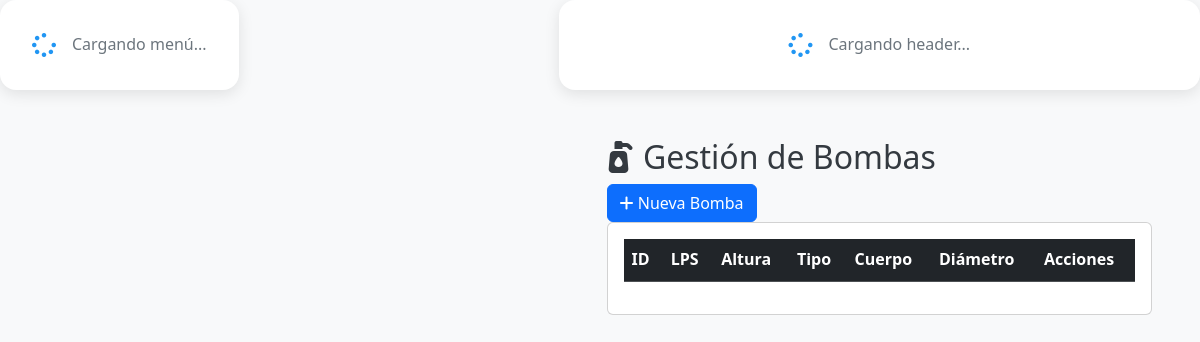
Page /views/bombas.php (signed in) on the earlier database version.
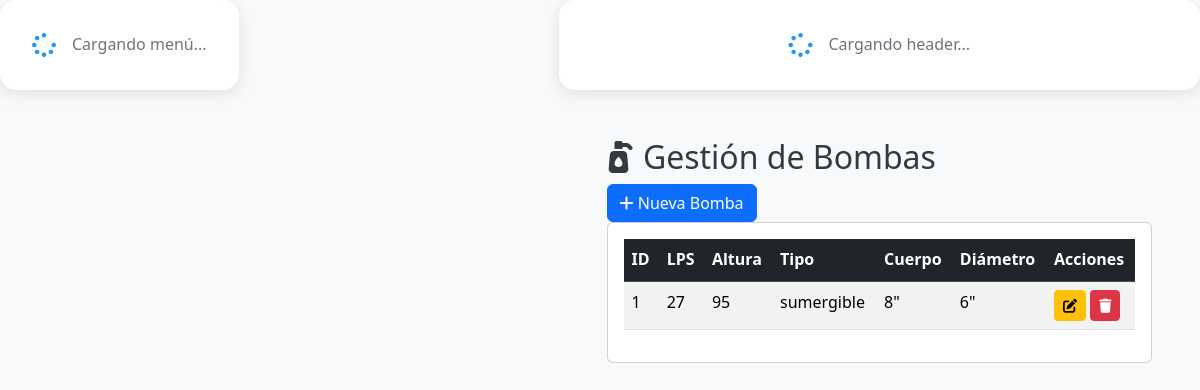
Same page on the later database version.
### tables this page shows
CREATE TABLE `bombas` (
  `id` bigint unsigned NOT NULL AUTO_INCREMENT,
  `lps` varchar(100) DEFAULT NULL,
  `altura` varchar(100) DEFAULT NULL,
  `tipo` varchar(100) DEFAULT NULL,
  `cuerpo` varchar(100) DEFAULT NULL,
  `diametro` varchar(100) DEFAULT NULL,
  PRIMARY KEY (`id`)
);

### views/bombas.php (the view, shortened to what this page needs)
<?php
require_once __DIR__ . '/../conexion.php';
$bombas = [];
$result = $conn->query("SELECT * FROM bombas ORDER BY id DESC");
if ($result) {
    while ($row = $result->fetch_assoc()) {
        $bombas[] = $row;
    }
}
?>
<!DOCTYPE html>
<html lang="es">
<head>
    <link href="https://cdn.jsdelivr.net/npm/bootstrap@5.3.2/dist/css/bootstrap.min.css" rel="stylesheet">
    <link href="https://cdnjs.cloudflare.com/ajax/libs/font-awesome/6.4.0/css/all.min.css" rel="stylesheet">
    <link href="../assets/css/dashboard.css" rel="stylesheet">
</head>
<body>
    <div class="dashboard-container">
        <div id="sidebarContainer">
            <div class="loading-component">
                <i class="fas fa-spinner fa-spin"></i>
                <span>Cargando menú...</span>
            </div>
        </div>
        <main class="main-content">
            <div id="headerContainer">
                <div class="loading-component">
                    <i class="fas fa-spinner fa-spin"></i>
                    <span>Cargando header...</span>
                </div>
            </div>
            <div class="content-area" id="contentArea">
                <div class="page-header">
                    <h2><i class="fas fa-pump-soap"></i> Gestión de Bombas</h2>
                    <button class="btn btn-primary" data-bs-toggle="modal" data-bs-target="#bombaModal" onclick="clearForm()">
                        <i class="fas fa-plus"></i> Nueva Bomba
                    </button>
                </div>
                <div class="card">
                    <div class="card-body">
                        <div class="table-responsive">
                            <table class="table table-striped table-hover">
                                <thead class="table-dark">
                                    <tr>
                                        <th>ID</th>
                                        <th>LPS</th>
                                        <th>Altura</th>
                                        <th>Tipo</th>
                                        <th>Cuerpo</th>
                                        <th>Diámetro</th>
                                        <th>Acciones</th>
                                    </tr>
                                </thead>
                                <tbody>
                                    <?php foreach ($bombas as $bomba): ?>
                                    <tr>
                                        <td><?php echo htmlspecialchars($bomba['id']); ?></td>
                                        <td><?php echo htmlspecialchars($bomba['lps']); ?></td>
                                        <td><?php echo htmlspecialchars($bomba['altura']); ?></td>
                                        <td><?php echo htmlspecialchars($bomba['tipo']); ?></td>
                                        <td><?php echo htmlspecialchars($bomba['cuerpo']); ?></td>
                                        <td><?php echo htmlspecialchars($bomba['diametro']); ?></td>
                                        <td>
                                            <button class="btn btn-sm btn-warning" onclick="editBomba(<?php echo htmlspecialchars(json_encode($bomba)); ?>)">
                                                <i class="fas fa-edit"></i>
                                            </button>
                                            <button class="btn btn-sm btn-danger" onclick="deleteBomba(<?php echo $bomba['id']; ?>)">
                                                <i class="fas fa-trash"></i>
                                            </button>
                                        </td>
                                    </tr>
                                    <?php endforeach; ?>
                                </tbody>
                            </table>
                        </div>
                    </div>
                </div>
            </div>
        </main>
    </div>
</body>
</html>

Differences in the rows shown:
added bombas: id "1", lps "27", altura "95", tipo "sumergible", cuerpo "8\"", diametro "6\""
